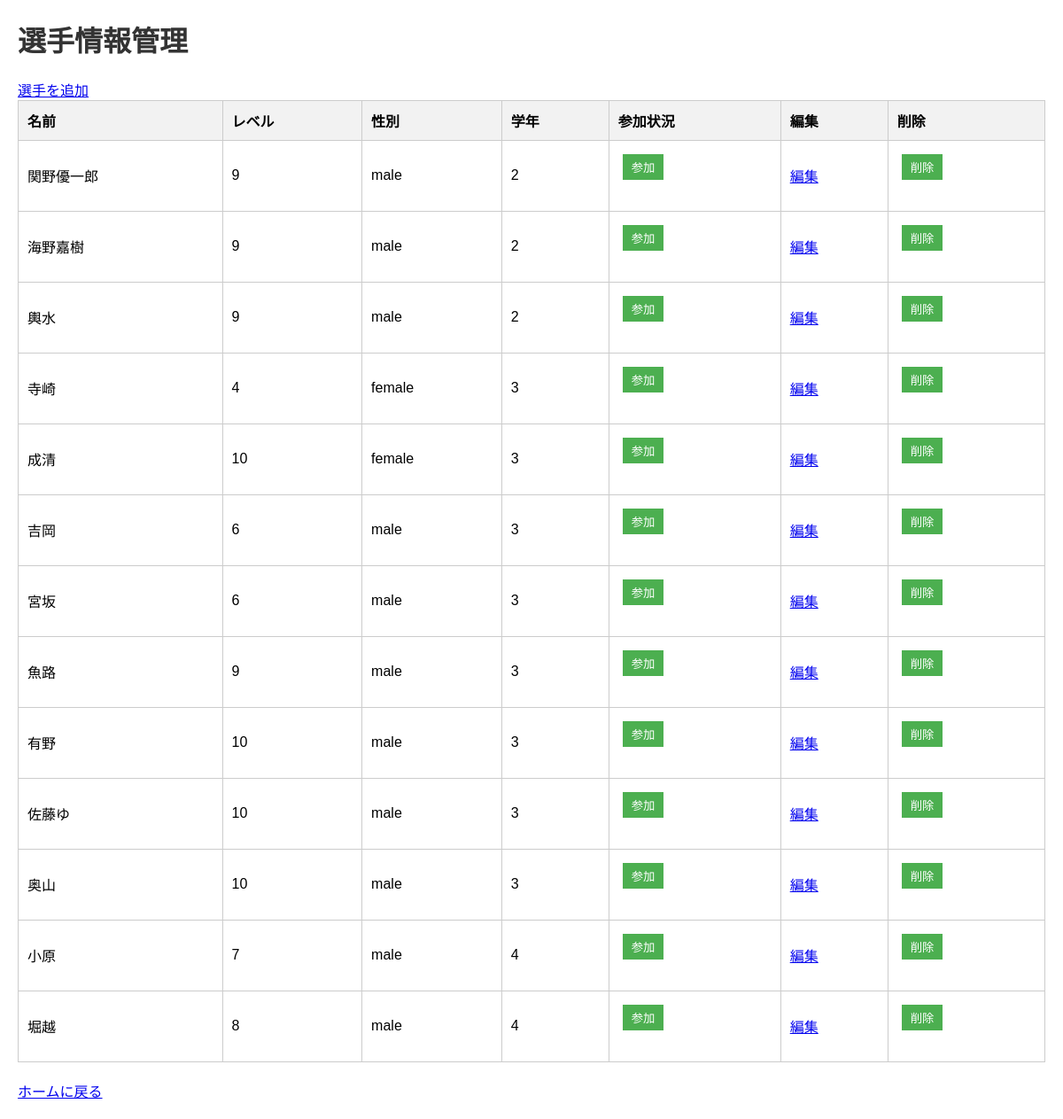
The page /players on the database its author committed.
### app.py (models this page shows, shortened)
class Player(db.Model):
    id = db.Column(db.Integer, primary_key=True)
    name = db.Column(db.String(100), nullable=False)
    level = db.Column(db.Integer, nullable=False)
    gender = db.Column(db.String(10), nullable=False)
    grade = db.Column(db.Integer, nullable=False)
    participating = db.Column(db.Boolean, default=False)

### app.py (the view)
@app.route('/players')
def players():
    players = Player.query.order_by(Player.grade, Player.gender, Player.level).all()
    return render_template('players.html', players=players)

### templates/players.html (shortened to what this page needs)
<!DOCTYPE html>
<html lang="ja">
<head>
    <link rel="stylesheet" href="{{ url_for('static', filename='styles.css') }}">
</head>
<body>
    <h1>選手情報管理</h1>
    <a href="{{ url_for('add_player') }}">選手を追加</a>
    <table>
        <tr>
            <th>名前</th>
            <th>レベル</th>
            <th>性別</th>
            <th>学年</th>
            <th>参加状況</th>
            <th>編集</th>
            <th>削除</th>
        </tr>
        {% for player in players %}
        <tr>
            <td>{{ player.name }}</td>
            <td>{{ player.level }}</td>
            <td>{{ player.gender }}</td>
            <td>{{ player.grade }}</td>
            <td>
                <form action="{{ url_for('toggle_participation', id=player.id) }}" method="POST">
                    <button type="submit">{{ '参加' if player.participating else '不参加' }}</button>
                </form>
            </td>
            <td><a href="{{ url_for('edit_player', id=player.id) }}">編集</a></td>
            <td>
                <form action="{{ url_for('delete_player', id=player.id) }}" method="POST">
                    <button type="submit">削除</button>
                </form>
            </td>
        </tr>
        {% endfor %}
    </table>
    <a href="{{ url_for('index') }}">ホームに戻る</a>
</body>
</html>

### static/styles.css (style rules this page uses)
body { font-family: Arial, sans-serif; margin: 20px; }
h1, h2, h3 { color: #333; }
table { width: 100%; border-collapse: collapse; margin-bottom: 20px; }
th, td { border: 1px solid #ccc; padding: 10px; text-align: left; }
th { background-color: #f2f2f2; }
button { padding: 5px 10px; margin: 5px; background-color: #4CAF50; color: white; border: none; cursor: pointer; }
form { margin-bottom: 20px; }

### rows shown on the page
Player: name "関野優一郎", level "9", gender "male", grade "2", participating "参加"
Player: name "海野嘉樹", level "9", gender "male", grade "2", participating "参加"
Player: name "輿水", level "9", gender "male", grade "2", participating "参加"
Player: name "寺崎", level "4", gender "female", grade "3", participating "参加"
Player: name "成清", level "10", gender "female", grade "3", participating "参加"
Player: name "吉岡", level "6", gender "male", grade "3", participating "参加"
Player: name "宮坂", level "6", gender "male", grade "3", participating "参加"
Player: name "魚路", level "9", gender "male", grade "3", participating "参加"
Player: name "有野", level "10", gender "male", grade "3", participating "参加"
Player: name "佐藤ゆ", level "10", gender "male", grade "3", participating "参加"
Player: name "奥山", level "10", gender "male", grade "3", participating "参加"
Player: name "小原", level "7", gender "male", grade "4", participating "参加"
Player: name "堀越", level "8", gender "male", grade "4", participating "参加"
